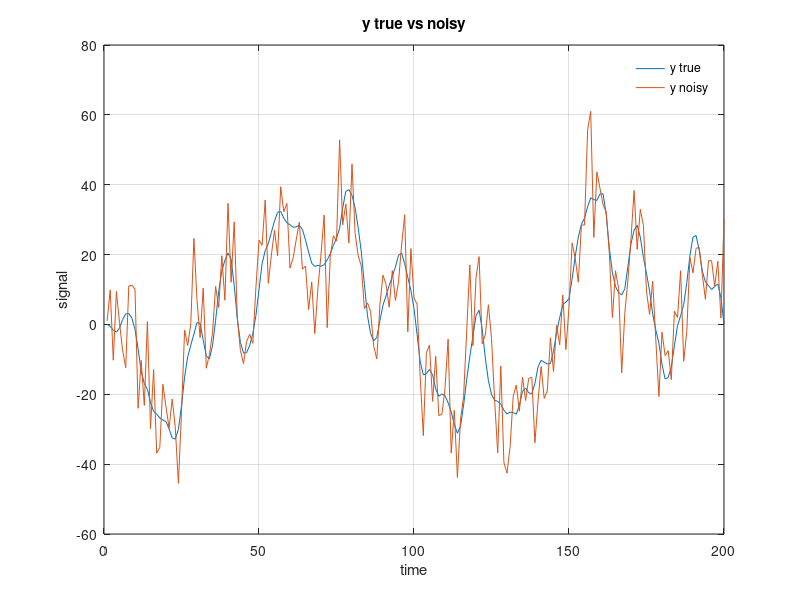

This figure's MATLAB source: (Note: this script raises an error after producing the figure.)
% 

close all; clear variables;
format compact

%%
rng(10) % fix the RNG seed
order = 50;
G = tf([1,2,1], [1,-1.5,0.56,0],1);
g = impulse(G, order); % determine the true 51 elements of the impulse response
N = 200;
sigma = 10;
u = randn(N,1);
e = sigma * randn(N,1);
y_true = lsim(G,u);
y = y_true + e;

figure(); plot(y_true); hold("on"); plot(y); grid("on")
legend("y true", "y noisy"); legend("boxoff")
xlabel("time"); ylabel("signal"); title("y true vs noisy")

%% split the data into identification and validation sets

N_id  = round(0.7 * N);
N_val = N - N_id;
u_id  = u(1:N_id);
y_id  = y(1:N_id);
u_val = u(N_id+1:end);
y_val = y(N_id+1:end);

thetaLS = solve_regLS(u, y, order+1, 0);
figure(); stem(0:order, g); hold("on"); stem(0:order, thetaLS)
xlabel("coefficient index"); ylabel("amplitude"); title("true impulse response vs LS estimate")

%%

gammas = logspace(-1,2,201)';
Ngammas = length(gammas);
M_ridge = cell(Ngammas,1);
E = zeros(Ngammas,3);
BCE = zeros(Ngammas,3);
for i = 1:Ngammas
    invKernel = gammas(i)*eye(order+1);
    M_ridge{i} = solve_regLS(u_id, y_id, order+1, invKernel);
    % to choose the optimal gamma, we rely on the prediction error (the
    % residuals without the regularization term). We plot also the
    % regularization term and the full cost function for comparison.
    [res, prederr, regul] = residuals_regLS(M_ridge{i}, u_val, y_val, invKernel);
    % I divide by sigma^2 only because the residuals are not N_val*sigma^2
    E(i,:) = [res, prederr, regul] / sigma^2;
    [b,c,m] = BCM(g, u_val, invKernel);
    BCE(i,:) = [b,c,m];
end

figure(); t = tiledlayout(2,1);
nexttile(); semilogx(gammas, E(:,2), "LineWidth",2); hold("on"); semilogx(gammas, E(:,[1,3]))
legend("prediction err", "cost func", "regul");
%nexttile(); semilogx(gammas, E(:,2))
%legend("prediction err");
legend("boxoff"); grid("on")
xlabel("gamma"); ylabel("residuals |Y-\Phi\theta|_2^2 / \sigma^2")

nexttile(); loglog(gammas, BCE); grid("on")
xlabel("gamma"); ylabel("contributions"); title("Regularized method: bias, cov and MSE")
legend("bias", "cov", "MSE", "Location", "south"); legend("boxoff")
title(t, sprintf("Ridge regression with %d points", N))

%%

% rs = (2:30)';
% 
% % It is not necessary to save all the thetas: we only need to find the
% % minimum and it could be done in one pass.
% M = cell(length(rs), length(gammas));
% E = zeros(length(rs), length(gammas));
% for ir = 1:length(rs)
%     for ia = 1:length(gammas)
%         M{ir, ia} = solve_regLS(u_id, y_id, rs(ir), 50, gammas(ia));
%         E(ir, ia) = residuals_regLS(M{ir, ia}, u_val, y_val, rs(ir), 50, gammas(ia));
%     end
% end
% 
% figure(); contourf(gammas, rs, E); colorbar(); xlabel("alpha"); ylabel("order")
% figure(); surf(gammas, rs, E); colorbar(); xlabel("alpha"); ylabel("order")
% 
% %%
% 
% % find the minimum
% [~,I] = min(E, [], "all");
% stem_fig = figure(); stem(theta_LS); hold("on"); stem(theta_TC); stem(M{I})
% xlabel("parameter number"); ylabel("value")
% legend("LS", "regul. LS (TC)", "cross-validation"); legend("boxoff")
% 
% disp("Best alpha = " + gammas(floor(I / length(rs)) + 1))
% disp("Best r     = " + rs(mod(I, length(rs))))


%% local function
function invP = TCKernel_inv(alpha, n)
diag0 = alpha .^ (-(1:n)') / (1-alpha);
diag0(2:n-1) = diag0(2:n-1) * (1+alpha);
diag1 = -alpha .^ (-(1:n-1)') / (1-alpha);
invP = diag(diag0, 0) + diag(diag1, +1) + diag(diag1, -1);
end

function theta = solve_regLS(u, y, r, invKernel)
Phi = toeplitz(u, [u(1); zeros(r-1,1)]);
if invKernel == 0
    theta = Phi \ y;
    return
end
theta = (transpose(Phi)*Phi + invKernel) \ (transpose(Phi)*y);
end

function [res, prederr, regul] = residuals_regLS(theta, u, y, invKernel)
r = length(theta);
Phi = toeplitz(u, [u(1) zeros(1, r-1)]);
prederr = norm(y - Phi*theta, 2)^2;
if invKernel == 0
    res = prederr;
    regul = 0;
    return
end
regul = transpose(theta) * invKernel * theta;
res = prederr + regul;
end

function [norm_bias, tr_cov, MSE] = BCM(theta0, u, invKernel)
r = length(theta0);
Phi = toeplitz(u, [u(1) zeros(1, r-1)]);
PhiTPhi = transpose(Phi)*Phi;
K = (PhiTPhi + invKernel) \ eye(r); % instead of using inv
norm_bias = norm(K*invKernel*theta0,2)^2;
tr_cov = trace(K*PhiTPhi*K);
MSE = norm_bias + tr_cov;
end
